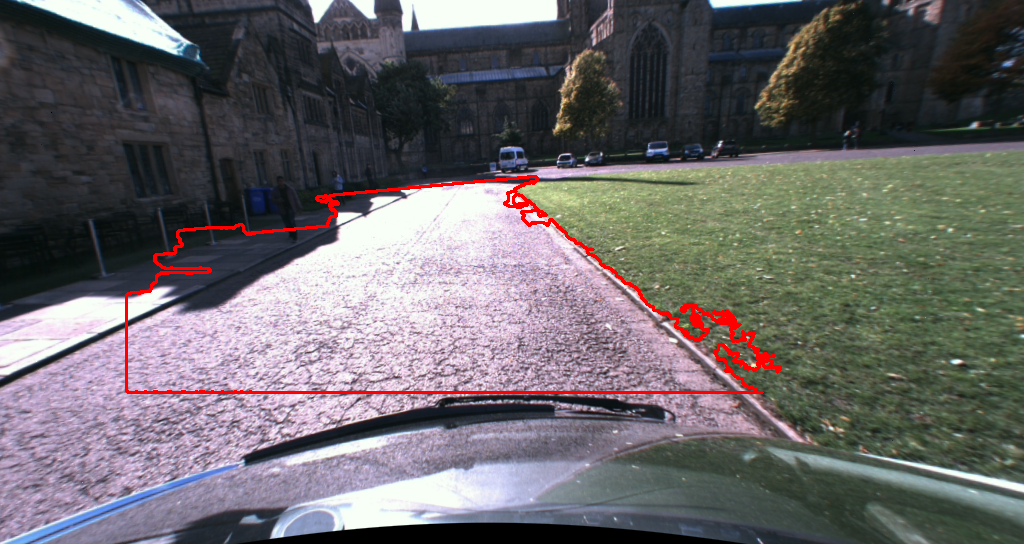
#> input picture images/green.png, 1024 x 544 px, given as the content of the folder ../TTBB-durham-02-10-17-sub10/left-images, which was not available
$ python ransac.py   (older library calls are emulated)
#> lines starting #> are read from the running program, lines starting #| are printed output that depends on the picture; after the words box and inside, x2 and y2 are one past the last pixel; in counts of white or black regions, pixels touching at a corner belong together; pictures that were not available may be replaced by others from this repository, and a replacement may not be noted
#> further down, imgL is the input picture: shape (544, 1024, 3); mean B, G, R 105.3, 103.1, 106.4
##############

# INSTRUCTIONS
# master_path_to_dataset is the variable that points to the filepath with the images dataset
# select filepath and assign to this variable
# running the script will then run the algorithm and show all the intermediate processing images as well
# the important windows are labeled finalObs (final road detection) and holeHist (hole filled and histogram equalised disparity map)

# n.b. commented code snippets show different experiments on image pre and post processing
##############

import cv2
import os
import numpy as np
import random
import math
import matplotlib.pyplot as plt

master_path_to_dataset = "../TTBB-durham-02-10-17-sub10" # ** need to edit this **
directory_to_cycle_left = "left-images"     # edit this if needed
directory_to_cycle_right = "right-images"   # edit this if needed

# set this to a file timestamp to start from (empty is first example - outside lab)
# e.g. set to 1506943191.487683 for the end of the Bailey, just as the vehicle turns

skip_forward_file_pattern = "" # set to timestamp to skip forward to

crop_disparity = False # display full or cropped disparity image
pause_playback = False # pause until key press after each image

#####################################################################

# fixed camera parameters for this stereo setup (from calibration)

camera_focal_length_px = 399.9745178222656  # focal length in pixels
camera_focal_length_m = 4.8 / 1000          # focal length in metres (4.8 mm)
stereo_camera_baseline_m = 0.2090607502     # camera baseline in metres

image_centre_h = 184.0
image_centre_w = 474.5

#####################################################################

## project_disparity_to_3d : project a given disparity image
## (uncropped, unscaled) to a set of 3D points with optional colour

def project_disparity_to_3d(disparity, max_disparity, rgb=[]):
    ''' Projects points from 2d to 3d using disparity to calculate Z coordinates'''

    points = []

    f = camera_focal_length_px
    B = stereo_camera_baseline_m

    height, width = disparity.shape[:2]

    # assume a minimal disparity of 2 pixels is possible to get Zmax
    # and then get reasonable scaling in X and Y output

    #Zmax = ((f * B) / 2)

    for y in range(height): # 0 - height is the y axis index
        for x in range(width): # 0 - width is the x axis index

            # if we have a valid non-zero disparity

            if (disparity[y,x] > 0):

                # calculate corresponding 3D point [X, Y, Z]

                # stereo lecture - slide 22 + 25

                Z = (f * B) / disparity[y,x]

                X = ((x - image_centre_w) * Z) / f
                Y = ((y - image_centre_h) * Z) / f

                # add to points


                if(rgb.size > 0):
                    points.append([X,Y,Z,rgb[y,x,2], rgb[y,x,1],rgb[y,x,0]])
                else:
                    points.append([X,Y,Z])

    return points

#####################################################################

# project a set of 3D points back the 2D image domain

# [17 lines left out: function project_3D_points_to_2D_image_points, not called in this run]

#####################################################################

def ransac(points):

    ''' RANSAC function takes points and uses them for planar fitting
        Returns equation of plane and points that are on plane for visualisation'''

    trials = 200 # number of ransac trials

    maxMatches = 0 # intialise max matches to 0

    pointsOnPlane = []

    bestIndices = [] # initialise best indices list

    PP1, PP2, PP3 = 0 ,0, 0 # PP are plane points i.e the points we want

    points = np.array(points) # convert points to numpy array for easier slicing
    points = points[:,:3]

    # Run for number of trials

    for i in range(trials):


        # Checking for co linearity and the same point

        cross_product_check = np.array([0,0,0])
        while cross_product_check[0] == 0 and cross_product_check[1] == 0 and cross_product_check[2] == 0:
            # Creates list of 3 random integers in the given range
            randomList = random.sample(range(len(points)), 3)
            P1 = points[randomList[0]][:3]
            P2 = points[randomList[1]][:3]
            P3 = points[randomList[2]][:3]
            # make sure they are non-colinear
            cross_product_check = np.cross([i - j for i, j in zip(P1, P2)], [i - j for i, j in zip(P2, P3)])

        # how to - calculate plane coefficients from these points

        coefficients_abc = np.dot(np.linalg.inv(np.array([P1,P2,P3])), np.ones([3,1]))
        coefficient_d = math.sqrt(coefficients_abc[0]*coefficients_abc[0]+coefficients_abc[1]*coefficients_abc[1]+coefficients_abc[2]*coefficients_abc[2])

        # how to - measure distance of all points from plane given the plane coefficients calculated

        if ((abs(coefficients_abc[1]) > 4*abs(coefficients_abc[0])) and (abs(coefficients_abc[1]) > 2*abs(coefficients_abc[2]))):

            dist = abs((np.dot(points, coefficients_abc) - 1)/coefficient_d)

            # Calculate number of points that are under a certain threshold distance away from the plane
            # Later we'll calculate how many points match for each random plane formed

            # Condition produces array where distance is less than given threshold
            indices = (dist < 0.025)

            if (indices.sum() > maxMatches):
                coef = coefficients_abc / coefficient_d
                bestIndices = indices
                maxMatches = indices.sum()
                PP1, PP2, PP3 = P1, P2, P3

    for idx, boolean in enumerate(bestIndices):
        if boolean == True:
            #print(points[idx])
            pointsOnPlane.append(points[idx])

    return [PP1, PP2, PP3], pointsOnPlane, coef

#####################################################################

def applyMask(img):

    ''' Apply a mask to the given image
        Mask file is hard coded in here '''

    # Read file for mask

    mask = cv2.imread("mask.png", 1)
    mask = cv2.cvtColor(mask,cv2.COLOR_BGR2GRAY)

    #cv2.imshow("Mask", mask)

    res = cv2.bitwise_and(img,img,mask = mask)

    #cv2.imshow("Mask applied", res)

    return res

#####################################################################

def holeFilling(img):

    ''' Apply hole filling to depth map
        Credit to paper from dallas uni '''

    kernelSize = 5
    #kernel = np.zero(5,5)

    imgF = img.copy()

    for row in imgF:
        for idx, pixel in enumerate(row):
            #print(pixel, end = "")
            if (pixel < 5 or pixel > 180) and idx < 1023:
                row[idx] = int(row[idx-1] )
                #print("changed")
    return imgF

#####################################################################

# [28 lines left out: function drawNormal, not called in this run]

#####################################################################

def colourPre(img):

    ''' Go through all the points obtained and select the green ones
        Take the inverse of the image and return the mask '''

    hsv = cv2.cvtColor(img, cv2.COLOR_BGR2HSV)
#> hsv: shape (544, 1024, 3); mean H, S, V 95.8, 53.1, 116.4

    lower1 = np.array([30,100,0])
    upper1 = np.array([80,255,255])

    #Threshold the HSV image to get only blue colors
    mask1 = cv2.inRange(hsv, lower1, upper1)
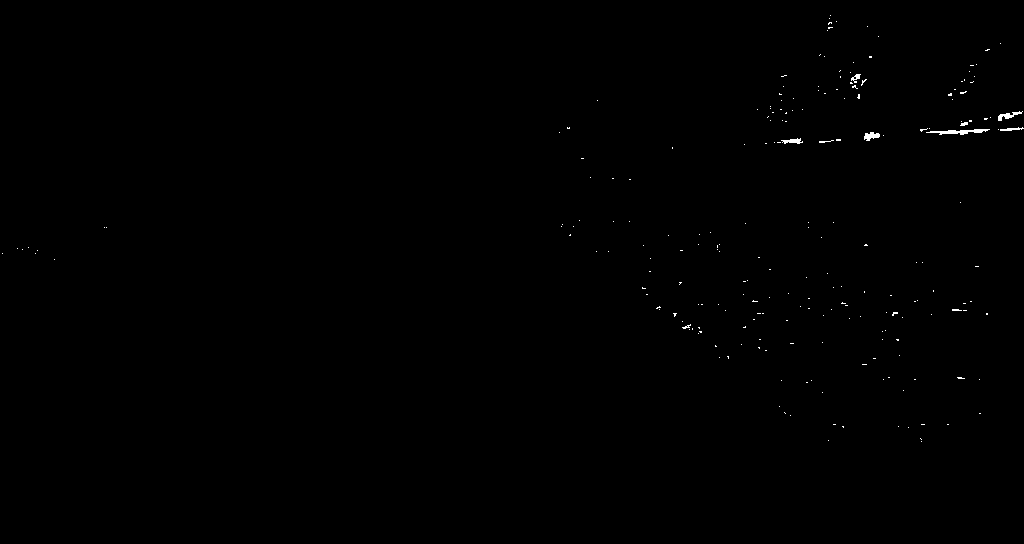
#> mask1: shape (544, 1024); 0.2% white in thin lines or dots, all inside (x1, y1, x2, y2) = (2, 15, 1024, 442)

    mask = mask1

    #cv2.imshow('hsvmask',cv2.bitwise_not(mask))

    #Bitwise-AND mask and original image
    res = cv2.bitwise_and(img,img, mask= mask)

    #cv2.imshow('res',res)

    return cv2.bitwise_not(mask)

#####################################################################

# resolve full directory location of data set for left / right images

full_path_directory_left =  os.path.join(master_path_to_dataset, directory_to_cycle_left)
full_path_directory_right =  os.path.join(master_path_to_dataset, directory_to_cycle_right)

full_path_filename_left = os.path.join(full_path_directory_left, "1506942480.483420_L.png")
full_path_filename_right = (full_path_filename_left.replace("left", "right")).replace("_L", "_R")

left_file_list = sorted(os.listdir(full_path_directory_left))

# setup the disparity stereo processor to find a maximum of 128 disparity values
# (adjust parameters if needed - this will effect speed to processing)

max_disparity = 128
stereoProcessor = cv2.StereoSGBM_create(  0, max_disparity, 21)

for filename_left in left_file_list:

    # skip forward to start a file we specify by timestamp (if this is set)

    if ((len(skip_forward_file_pattern) > 0) and not(skip_forward_file_pattern in filename_left)):
        continue
    elif ((len(skip_forward_file_pattern) > 0) and (skip_forward_file_pattern in filename_left)):
        skip_forward_file_pattern = ""

    # from the left image filename get the correspondoning right image

    filename_right = filename_left.replace("_L", "_R")
    full_path_filename_left = os.path.join(full_path_directory_left, filename_left)
    full_path_filename_right = os.path.join(full_path_directory_right, filename_right)

    # check the files actually exist

    if (os.path.isfile(full_path_filename_left) and os.path.isfile(full_path_filename_right)) :

        # read left and right images and display in windows
        # N.B. despite one being grayscale both are in fact stored as 3-channel
        # RGB images so load both as such

        imgL = cv2.imread(full_path_filename_left, cv2.IMREAD_COLOR)
        imgR = cv2.imread(full_path_filename_right, cv2.IMREAD_COLOR)

        #print("-- files loaded successfully")

        # remember to convert to grayscale (as the disparity matching works on grayscale)
        # N.B. need to do for both as both are 3-channel images

        hsv = colourPre(imgL)


        grayL = cv2.cvtColor(imgL,cv2.COLOR_BGR2GRAY)
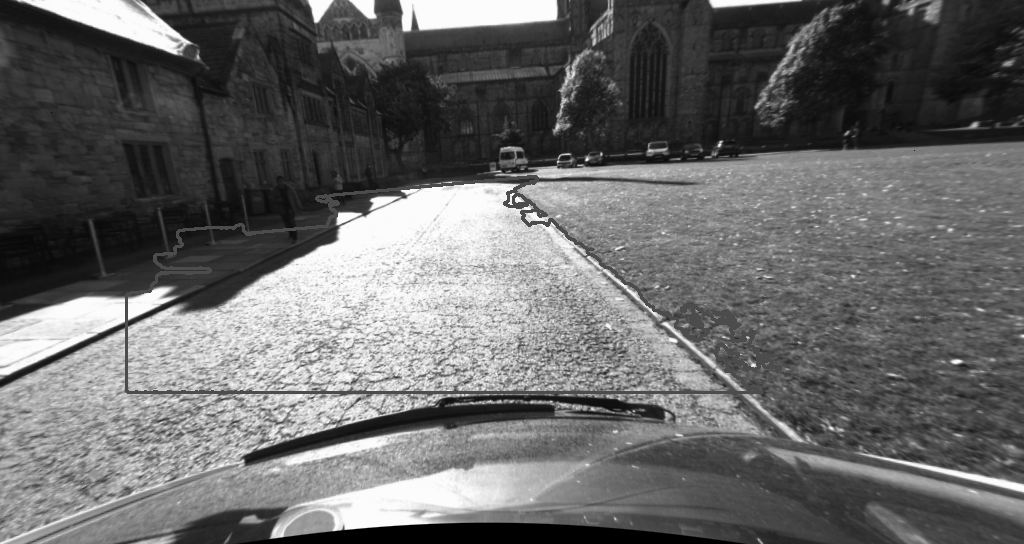
#> grayL: shape (544, 1024); min 0, max 252, mean 104.3
        grayR = cv2.cvtColor(imgR,cv2.COLOR_BGR2GRAY)

        ##### GAUSSIAN BLUR APPLIED #####

        gbL = cv2.GaussianBlur(grayL, (7,7), 0)
        gbR = cv2.GaussianBlur( grayR, (7,7), 0)

        # [31 lines of commented-out code are left out]

        maskedL = applyMask(gbL)
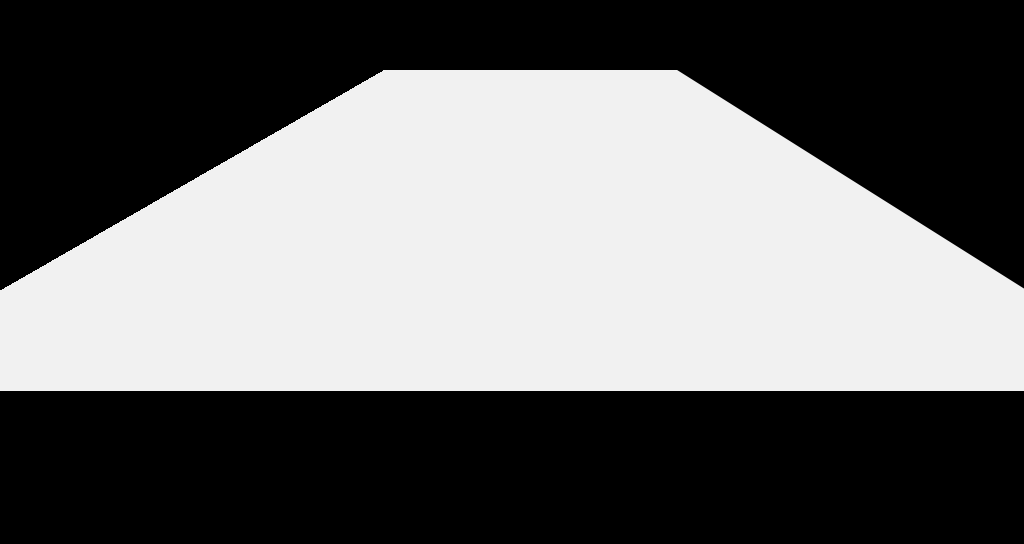
#> input picture mask.png, 1024 x 544 px
#> in applyMask, mask is the input picture: shape (544, 1024, 3); min 0, max 241, mean 107.5
#> in applyMask, `res = cv2.bitwise_and(img,img,mask = mask)`:
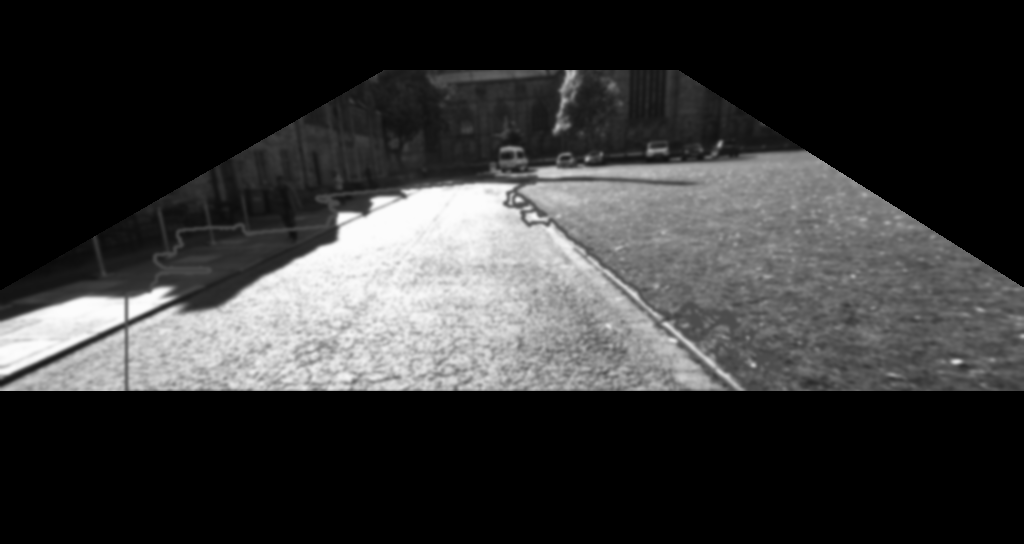
#> res: shape (544, 1024); min 0, max 252, mean 54.3
        maskedR = applyMask(gbR)

        disparity = stereoProcessor.compute(maskedL,maskedR)
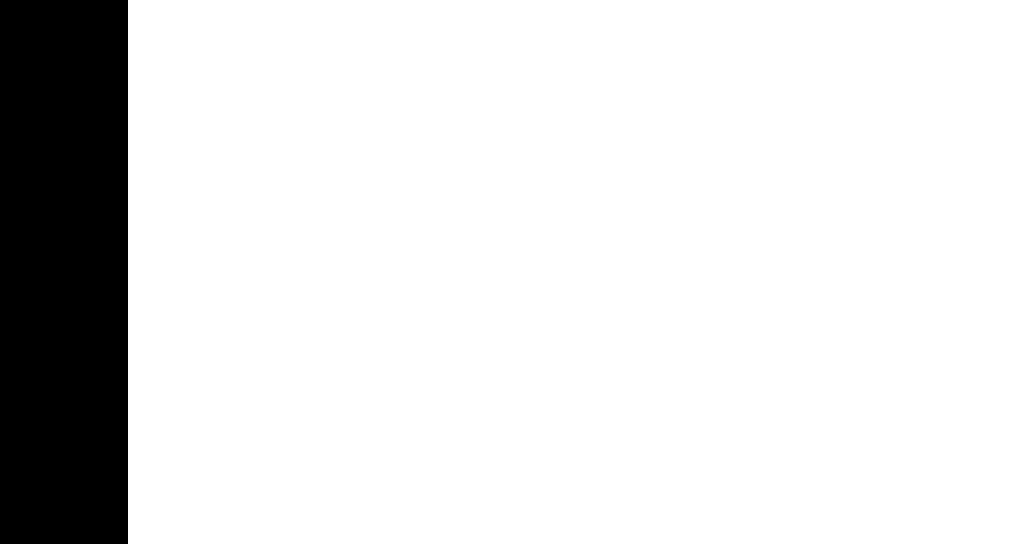
#> disparity: shape (544, 1024) int16; values -16 (black) and 0 (white), 87.5% white; 1 black region, box (x1, y1, x2, y2) and area: (0, 0, 128, 544) 69632

        # filter out noise and speckles (adjust parameters as needed)

        dispNoiseFilter = 12 # increase for more agressive filtering
        cv2.filterSpeckles(disparity, 0, 4000, max_disparity - dispNoiseFilter)

        # scale the disparity to 8-bit for viewing
        # divide by 16 and convert to 8-bit image (then range of values should
        # be 0 -> max_disparity) but in fact is (-1 -> max_disparity - 1)
        # so we fix this also using a initial threshold between 0 and max_disparity
        # as disparity=-1 means no disparity available

        _, disparity = cv2.threshold(disparity,0, max_disparity * 16, cv2.THRESH_TOZERO)
#> disparity: shape (544, 1024) int16; every value is 0
        disparity_scaled = (disparity / 16.).astype(np.uint8)
#> disparity_scaled: shape (544, 1024); every value is 0


        #disparity_scaled = equalise(disparity_scaled)

        # display image (scaling it to the full 0->255 range based on the number
        # of disparities in use for the stereo part)

        cv2.imshow("disparity", (disparity_scaled * (255. / max_disparity)).astype(np.uint8))

        kernel = np.ones((5,5),np.uint8)
        #erosion = cv2.erode((disparity_scaled * (255. / max_disparity)).astype(np.uint8),kernel,iterations = 1)

        #kernel = cv2.getStructuringElement(cv2.MORPH_ELLIPSE,(3,3))

        # HOLE FILLING PERFORMED

        hole = holeFilling((disparity_scaled * (255. / max_disparity)).astype(np.uint8))
        holeMask = applyMask(hole)

        #cv2.imshow("holeMask", holeMask)

        # HISTOGRAM EQUALISED

        holeHist =  cv2.equalizeHist(holeMask)
        cv2.imshow("holeHist", holeHist)

        # [26 lines of commented-out code are left out]
        points = project_disparity_to_3d(holeHist, max_disparity, imgL)
#> after the loop in project_disparity_to_3d, `for y in range(height):`: points = []
#> points = []

        # Results from RANSAC returned into this variable
        ransacRes = ransac(points)
#> in ransac, `points = np.array(points)`: points = empty array
#> (the run stopped early here; a loop or call above may not have finished)
